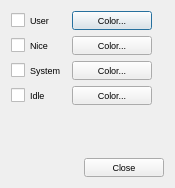
<?xml version="1.0" encoding="UTF-8"?>
<ui version="4.0">
 <class>ConfigDialog</class>
 <widget class="QDialog" name="ConfigDialog">
  <property name="geometry">
   <rect>
    <x>0</x>
    <y>0</y>
    <width>175</width>
    <height>188</height>
   </rect>
  </property>
  <property name="font">
   <font>
    <pointsize>7</pointsize>
   </font>
  </property>
  <property name="windowTitle">
   <string>Dialog</string>
  </property>
  <layout class="QVBoxLayout" name="verticalLayout">
   <item>
    <layout class="QHBoxLayout" name="horizontalLayout">
     <item>
      <layout class="QGridLayout" name="gridLayout">
       <item row="0" column="0">
        <widget class="QCheckBox" name="user_checkBox">
         <property name="text">
          <string>User</string>
         </property>
        </widget>
       </item>
       <item row="0" column="1">
        <widget class="QPushButton" name="user_colorButton">
         <property name="text">
          <string>Color...</string>
         </property>
        </widget>
       </item>
       <item row="1" column="0">
        <widget class="QCheckBox" name="nice_checkBox">
         <property name="text">
          <string>Nice</string>
         </property>
        </widget>
       </item>
       <item row="1" column="1">
        <widget class="QPushButton" name="nice_colorButton">
         <property name="text">
          <string>Color...</string>
         </property>
        </widget>
       </item>
       <item row="2" column="0">
        <widget class="QCheckBox" name="system_checkBox">
         <property name="text">
          <string>System</string>
         </property>
        </widget>
       </item>
       <item row="2" column="1">
        <widget class="QPushButton" name="system_colorButton">
         <property name="text">
          <string>Color...</string>
         </property>
        </widget>
       </item>
       <item row="3" column="0">
        <widget class="QCheckBox" name="idle_checkBox">
         <property name="text">
          <string>Idle</string>
         </property>
        </widget>
       </item>
       <item row="3" column="1">
        <widget class="QPushButton" name="idle_colorButton">
         <property name="text">
          <string>Color...</string>
         </property>
        </widget>
       </item>
      </layout>
     </item>
     <item>
      <spacer name="horizontalSpacer">
       <property name="orientation">
        <enum>Qt::Horizontal</enum>
       </property>
       <property name="sizeHint" stdset="0">
        <size>
         <width>40</width>
         <height>20</height>
        </size>
       </property>
      </spacer>
     </item>
    </layout>
   </item>
   <item>
    <spacer name="verticalSpacer">
     <property name="orientation">
      <enum>Qt::Vertical</enum>
     </property>
     <property name="sizeHint" stdset="0">
      <size>
       <width>20</width>
       <height>4</height>
      </size>
     </property>
    </spacer>
   </item>
   <item>
    <widget class="QDialogButtonBox" name="buttonBox">
     <property name="orientation">
      <enum>Qt::Horizontal</enum>
     </property>
     <property name="standardButtons">
      <set>QDialogButtonBox::Close</set>
     </property>
    </widget>
   </item>
  </layout>
 </widget>
 <resources/>
 <connections>
  <connection>
   <sender>buttonBox</sender>
   <signal>accepted()</signal>
   <receiver>ConfigDialog</receiver>
   <slot>accept()</slot>
   <hints>
    <hint type="sourcelabel">
     <x>248</x>
     <y>254</y>
    </hint>
    <hint type="destinationlabel">
     <x>157</x>
     <y>274</y>
    </hint>
   </hints>
  </connection>
  <connection>
   <sender>buttonBox</sender>
   <signal>rejected()</signal>
   <receiver>ConfigDialog</receiver>
   <slot>reject()</slot>
   <hints>
    <hint type="sourcelabel">
     <x>316</x>
     <y>260</y>
    </hint>
    <hint type="destinationlabel">
     <x>286</x>
     <y>274</y>
    </hint>
   </hints>
  </connection>
 </connections>
</ui>
